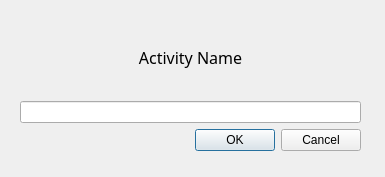
<?xml version="1.0" encoding="UTF-8"?>
<ui version="4.0">
 <class>Dialog</class>
 <widget class="QDialog" name="Dialog">
  <property name="geometry">
   <rect>
    <x>0</x>
    <y>0</y>
    <width>385</width>
    <height>177</height>
   </rect>
  </property>
  <property name="windowTitle">
   <string>Dialog</string>
  </property>
  <widget class="QWidget" name="">
   <property name="geometry">
    <rect>
     <x>20</x>
     <y>20</y>
     <width>341</width>
     <height>131</height>
    </rect>
   </property>
   <layout class="QVBoxLayout" name="verticalLayout">
    <item>
     <widget class="QLabel" name="label">
      <property name="font">
       <font>
        <family>Mongolian Baiti</family>
        <pointsize>12</pointsize>
       </font>
      </property>
      <property name="text">
       <string>Activity Name</string>
      </property>
      <property name="alignment">
       <set>Qt::AlignCenter</set>
      </property>
     </widget>
    </item>
    <item>
     <widget class="QLineEdit" name="lineEdit"/>
    </item>
    <item>
     <widget class="QDialogButtonBox" name="buttonBox">
      <property name="orientation">
       <enum>Qt::Horizontal</enum>
      </property>
      <property name="standardButtons">
       <set>QDialogButtonBox::Cancel|QDialogButtonBox::Ok</set>
      </property>
     </widget>
    </item>
   </layout>
  </widget>
 </widget>
 <resources/>
 <connections>
  <connection>
   <sender>buttonBox</sender>
   <signal>accepted()</signal>
   <receiver>Dialog</receiver>
   <slot>accept()</slot>
   <hints>
    <hint type="sourcelabel">
     <x>248</x>
     <y>254</y>
    </hint>
    <hint type="destinationlabel">
     <x>157</x>
     <y>274</y>
    </hint>
   </hints>
  </connection>
  <connection>
   <sender>buttonBox</sender>
   <signal>rejected()</signal>
   <receiver>Dialog</receiver>
   <slot>reject()</slot>
   <hints>
    <hint type="sourcelabel">
     <x>316</x>
     <y>260</y>
    </hint>
    <hint type="destinationlabel">
     <x>286</x>
     <y>274</y>
    </hint>
   </hints>
  </connection>
 </connections>
</ui>
